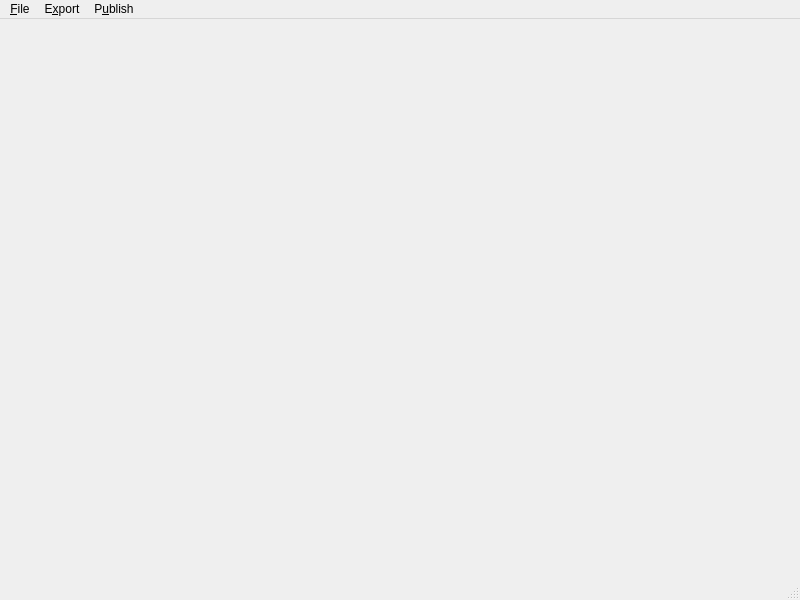
<?xml version="1.0" encoding="UTF-8"?>
<ui version="4.0">
 <class>MainWindow</class>
 <widget class="QMainWindow" name="MainWindow">
  <property name="geometry">
   <rect>
    <x>0</x>
    <y>0</y>
    <width>800</width>
    <height>600</height>
   </rect>
  </property>
  <property name="windowTitle">
   <string>MainWindow</string>
  </property>
  <widget class="QWidget" name="centralwidget">
   <layout class="QVBoxLayout" name="verticalLayout">
    <item>
     <widget class="QStackedWidget" name="stackedWidget">
      <widget class="QWidget" name="page"/>
      <widget class="QWidget" name="page_2"/>
     </widget>
    </item>
   </layout>
  </widget>
  <widget class="QMenuBar" name="menubar">
   <property name="geometry">
    <rect>
     <x>0</x>
     <y>0</y>
     <width>800</width>
     <height>30</height>
    </rect>
   </property>
   <widget class="QMenu" name="menuFile">
    <property name="title">
     <string>&amp;File</string>
    </property>
    <addaction name="actionNew"/>
    <addaction name="separator"/>
    <addaction name="actionOpen"/>
    <addaction name="actionSave_As"/>
    <addaction name="separator"/>
    <addaction name="actionQuit"/>
   </widget>
   <widget class="QMenu" name="menuExport">
    <property name="title">
     <string>E&amp;xport</string>
    </property>
    <addaction name="actionManage_export_targets"/>
    <addaction name="actionChoose"/>
   </widget>
   <widget class="QMenu" name="menuPublish">
    <property name="title">
     <string>P&amp;ublish</string>
    </property>
    <addaction name="actionPublish_to_github_com_nhanb"/>
    <addaction name="actionPublish_to_gitlab_com_nhanb"/>
    <addaction name="separator"/>
    <addaction name="actionManage"/>
   </widget>
   <addaction name="menuFile"/>
   <addaction name="menuExport"/>
   <addaction name="menuPublish"/>
  </widget>
  <widget class="QStatusBar" name="statusbar"/>
  <action name="actionOpen">
   <property name="icon">
    <iconset theme="document-open"/>
   </property>
   <property name="text">
    <string>&amp;Open...</string>
   </property>
  </action>
  <action name="actionSave_As">
   <property name="icon">
    <iconset theme="document-save-as"/>
   </property>
   <property name="text">
    <string>Save &amp;As...</string>
   </property>
   <property name="menuRole">
    <enum>QAction::MenuRole::TextHeuristicRole</enum>
   </property>
  </action>
  <action name="actionQuit">
   <property name="icon">
    <iconset theme="application-exit"/>
   </property>
   <property name="text">
    <string>&amp;Quit</string>
   </property>
   <property name="menuRole">
    <enum>QAction::MenuRole::QuitRole</enum>
   </property>
  </action>
  <action name="actionManage_export_targets">
   <property name="text">
    <string>&amp;Export to ~/foo/bar</string>
   </property>
  </action>
  <action name="actionChoose">
   <property name="text">
    <string>&amp;Manage...</string>
   </property>
  </action>
  <action name="actionPublish_to_github_com_nhanb">
   <property name="text">
    <string>&amp;Publish to github.com/nhanb</string>
   </property>
  </action>
  <action name="actionPublish_to_gitlab_com_nhanb">
   <property name="text">
    <string>Publish to &amp;gitlab.com/nhanb</string>
   </property>
  </action>
  <action name="actionManage">
   <property name="text">
    <string>&amp;Manage...</string>
   </property>
  </action>
  <action name="actionNew">
   <property name="icon">
    <iconset theme="document-new"/>
   </property>
   <property name="text">
    <string>New...</string>
   </property>
  </action>
 </widget>
 <resources/>
 <connections/>
</ui>
